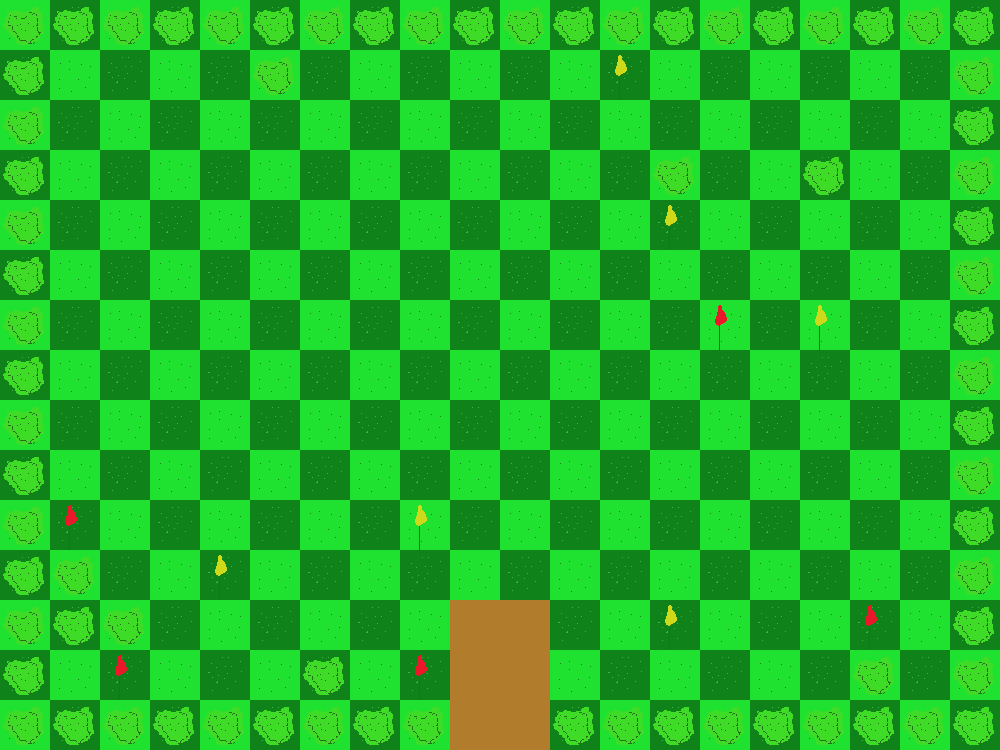

Below is a game level as drawn by its tile map, then a one-line description and the .tmx that defines it (tile-layer data replaced by summaries):
An orthogonal 20x15 tile map with 50x50 px tiles, 4 tile layers (Background, Details, Path, Obstacles) and 1 object (changer).

<map version="1.9" tiledversion="1.9.2" orientation="orthogonal" renderorder="right-down" width="20" height="15" tilewidth="50" tileheight="50" infinite="0" nextlayerid="19" nextobjectid="60">
 <editorsettings>
  <export format="json" />
 </editorsettings>
 <tileset firstgid="1" name="tileset" tilewidth="50" tileheight="50" tilecount="25" columns="5" objectalignment="topleft">
  <image source="tileset_test.png" width="250" height="250" />
 </tileset>
 <group id="3" name="Back">
  <layer id="1" name="Background" width="20" height="15">
   <data>[300 cells, 300 non-empty, 2 distinct tile ids]</data>
  </layer>
  <layer id="2" name="Details" width="20" height="15">
   <data>[300 cells, 11 non-empty, 2 distinct tile ids]</data>
  </layer>
  <layer id="18" name="Path" width="20" height="15">
   <data>[300 cells, 6 non-empty, 1 distinct tile ids]</data>
  </layer>
 </group>
 <layer id="7" name="Obstacles" width="20" height="15">
  <data>[300 cells, 72 non-empty, 1 distinct tile ids]</data>
 </layer>
 <group id="12" name="Doors">
  <objectgroup id="15" name="South">
   <object id="42" name="changer" x="450" y="749" width="100" height="1">
    <properties>
     <property name="nextScene" value="World1_2" />
    </properties>
   </object>
  </objectgroup>
 </group>
</map>